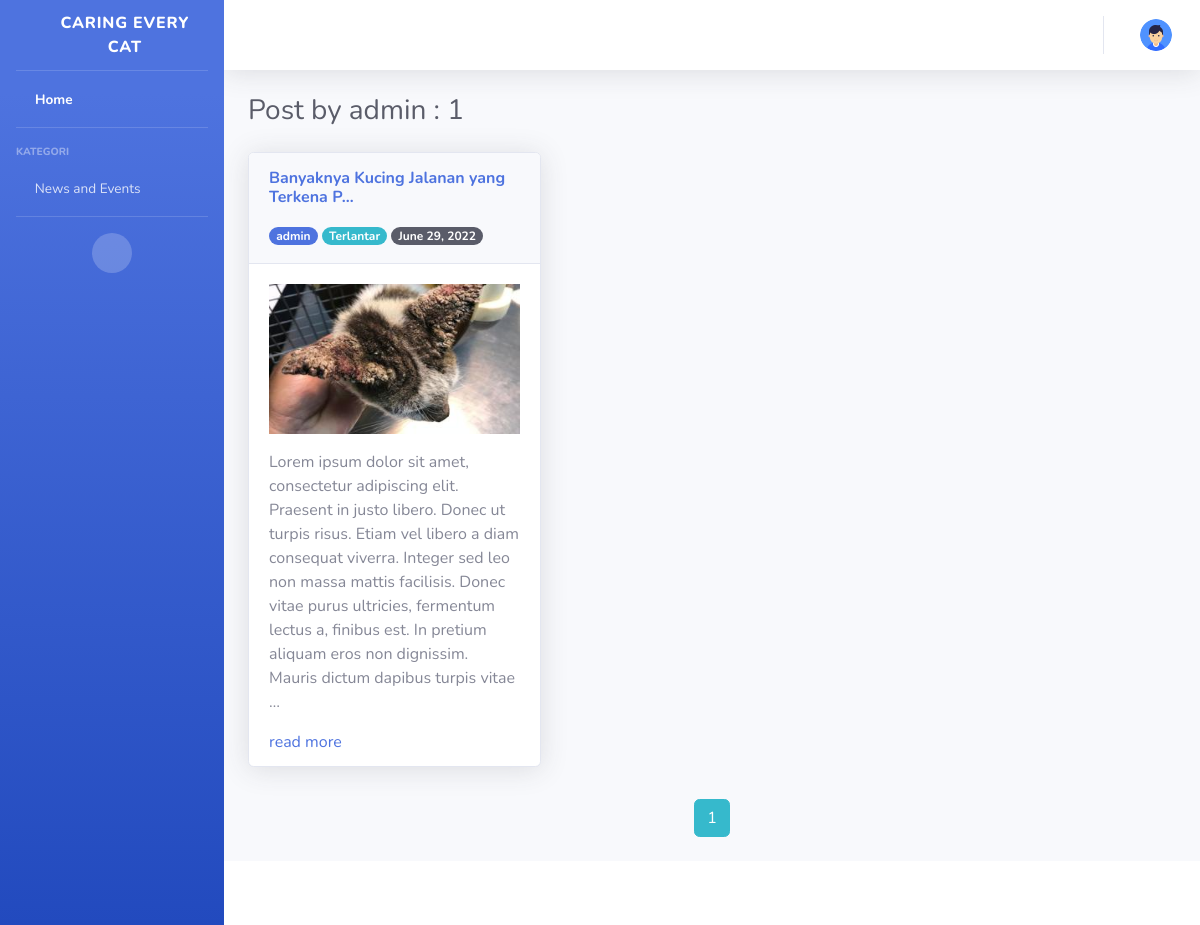
The app's page /post/user/admin/ (signed in) with its own data.
### user/models.py (models this page shows, shortened)
class Profile(models.Model):
    user = models.OneToOneField(User, on_delete=models.CASCADE)
    gender = models.ForeignKey(Gender, on_delete=models.SET_NULL, null=True)
    country = models.ForeignKey(Country, on_delete=models.SET_NULL, null=True)
    province = models.ForeignKey(Province, on_delete=models.SET_NULL, null=True)
    city = models.ForeignKey(City, on_delete=models.SET_NULL, null=True)
    tribe = models.ForeignKey(Tribe, on_delete=models.SET_NULL, null=True)
    phone_regex = RegexValidator(regex=r'^\+?1?\d{9,14}$', message="Phone number must be entered in the format: '+6281297126699' or 081297126699. Up to 14 digits allowed.")
    phone_number = models.CharField(validators=[phone_regex], max_length=14, null=True)
    ktp_address = models.TextField(null=True)
    current_address = models.TextField(null=True)
    class_of = models.IntegerField(choices=year_choices(), validators=[MinValueValidator(1991), max_value_current_year], null=True)
    birth_date = models.DateField(default=timezone.now)
    image = models.ImageField(default='default.jpg', upload_to='profile_pics')

### blog/models.py (models this page shows, shortened)
class Post(models.Model):
    category = models.ForeignKey(Category, on_delete=models.SET_NULL, null=True)
    title = models.CharField(max_length=100)
    content = RichTextField()
    image = models.ImageField(default='default_content.jpg', upload_to='content_pics')
    is_posted = models.BooleanField(default=False)
    date_posted = models.DateTimeField(blank=True, null=True)
    author = models.ForeignKey(User, on_delete=models.CASCADE)
    created_date = models.DateTimeField(auto_now_add=True, null=True)
    updated_date = models.DateTimeField(blank=True, null=True)
    updated_by = models.ForeignKey(User, on_delete=models.CASCADE, blank=True, null=True, related_name='updated_by')
    slug = models.SlugField(blank=True, editable=False)

class Category(models.Model):
    category_code = models.CharField(max_length=20)
    category_desc = models.CharField(max_length=50)
    slug = models.SlugField(blank=True, editable=False)

### blog/views.py (the view)
# urls.py: url(r'^post/user/(?P<username>[\w-]+)/$', views.PostUserList, name='post-user-list'),
def PostUserList(request, username):
    user = get_object_or_404(User, username=username)
    post_list = Post.objects.filter(author=user).order_by('-date_posted')
    paginator = Paginator(post_list, 6) # Show 6 post per page
    page = request.GET.get('page')
    posts = paginator.get_page(page)
    return render(request, 'blog/user_posts.html', {'posts': posts, 'username': username})

### peoplemanagement/context_processors.py (called while the page is built)
def blog_categories(request):
    return {
        'blog_categories': model_blog.Category.objects.all()
    }

### blog/templates/blog/user_posts.html (shortened to what this page needs)
{% extends "blog/base.html" %}
{% block content %}
<div class="d-sm-flex align-items-center justify-content-between mb-4 col-md-12">
    <h1 class="h3 mb-0 text-gray-800">Post by {{ username }} : {{ posts.paginator.count }} </h1>
</div>
{% for post in posts %}
<div class="col-md-4">
    <div class="card shadow mb-4" style="height:95%">
        <div class="card-header py-3">
            <h6><a class="m-0 font-weight-bold text-primary"
                href="{% url 'post-detail' post.slug %}">{{ post.title|safe|truncatechars_html:"40"|linebreaks }}</a></h6>
            <a class="badge badge-pill badge-primary"
                href="{% url 'post-user-list' post.author %}">{{ post.author }}</a>
            <a class="badge badge-pill badge-info"
                href="{% url 'post-category-list' post.category.slug %}">{{ post.category.category_desc}}</a>
            <small class="badge badge-pill badge-dark">{{ post.date_posted|date:"F d, Y" }}</small>
        </div>
        <div class="card-body">
            <img class="img-fluid" style="width:100%;height:150px" src="{{ post.image.url }}">
            <p style="text-align:justify">{{ post.content|safe|truncatewords:"50"|linebreaks }}</p>
            <a href="{% url 'post-detail' post.slug %}">read more</a>
        </div>
    </div>
</div>
{% endfor %}
<div class="col-md-12" style="text-align:center; positon:absolute">
    {% for num in posts.paginator.page_range %}
    {% if posts.number == num %}
    <a class="btn btn-info mb-4" href="?page={{ num }}">{{ num }}</a>
    {% elif num > posts.number|add:'-3' and num < posts.number|add:'3' %}
    <a class="btn btn-outline-info mb-4" href="?page={{ num }}">{{ num }}</a>
    {% endif %}
    {% endfor %}
</div>
{% endblock content%}

### blog/templates/blog/base.html (shortened to what this page needs)
{% load static %}
<!DOCTYPE html>
<html lang="en">
<head>
    <link href="{% static 'vendor/fontawesome-free/css/all.min.css'%}" rel="stylesheet" type="text/css">
    <link href="{% static 'css/sb-admin-2.min.css' %}" rel="stylesheet">
    <link rel="stylesheet" type="text/css" href="{% static 'blog/main.css' %}">
</head>
<body id="page-top">
    <div id="wrapper">
        <ul class="navbar-nav bg-gradient-primary sidebar sidebar-dark accordion" id="accordionSidebar">
            <a class="sidebar-brand d-flex align-items-center justify-content-center" href="{% url 'home' %}">
                <div class="sidebar-brand-icon rotate-n-15">
                    <i class="fas fa-laugh-wink"></i>
                </div>
                <div class="sidebar-brand-text mx-3">Caring Every Cat <sup></sup></div>
            </a>
            <hr class="sidebar-divider my-0">
            <li class="nav-item active">
                <a class="nav-link" href="{% url 'home' %}">
                    <i class="fas fa-home"></i>
                    <span>Home</span></a>
            </li>
            <hr class="sidebar-divider">
            <div class="sidebar-heading">
                Kategori
            </div>
            <li class="nav-item">
                <a class="nav-link collapsed" href="#" data-toggle="collapse" data-target="#collapseOne"
                    aria-expanded="true" aria-controls="collapseTwo">
                    <i class="fas fa-tasks"></i>
                    <span>News and Events</span>
                </a>
            </li>
            <hr class="sidebar-divider d-none d-md-block">
            <div class="text-center d-none d-md-inline">
                <button class="rounded-circle border-0" id="sidebarToggle"></button>
            </div>
        </ul>
        <div id="content-wrapper" class="d-flex flex-column">
            <div id="content">
                <nav class="navbar navbar-expand navbar-light bg-white topbar mb-4 static-top shadow">
                    <ul class="navbar-nav ml-auto">
                        {% if user.is_authenticated %}
                        <li class="nav-item dropdown no-arrow">
                            <a class="nav-link dropdown-toggle" href="#" id="userDropdown" role="button"
                                data-toggle="dropdown" aria-haspopup="true" aria-expanded="false">
                                <img class="img-profile rounded-circle" src="{{ user.profile.image.url }}">
                            </a>
                        </li>
                        {% else %}
                        <div class="navbar-nav">
                            <a class="nav-item nav-link" href="{% url 'login' %}">Login</a>
                            <a class="nav-item nav-link" href="{% url 'register' %}">Register</a>
                        </div>
                        {% endif %}
                    </ul>
                </nav>
                <div class="container-fluid">
                    <div class="row">
                        {% block content %}{% endblock %}
                    </div>
                </div>
                <footer class="sticky-footer bg-white">
                </footer>
            </div>
        </div>
</body>
</html>

### records on screen
Post: title "Banyaknya Kucing Jalanan yang Terkena P…", author "admin", category.category_desc "Terlantar", date_posted "June 29, 2022", image (picture), content "Lorem ipsum dolor sit amet, consectetur adipiscing elit. Praesent in justo libero. Donec ut turpis risus. Etiam vel libero a diam consequat viverra. Integer sed leo non massa mattis facilisis. Donec vitae purus ultricies, fermentum lectus a, finibus est. In pretium aliquam eros non dignissim. Mauris dictum dapibus turpis vitae …"

### other values on screen
{{ username }} "admin"
{{ posts.paginator.count }} "1"
{{ num }} "1"
